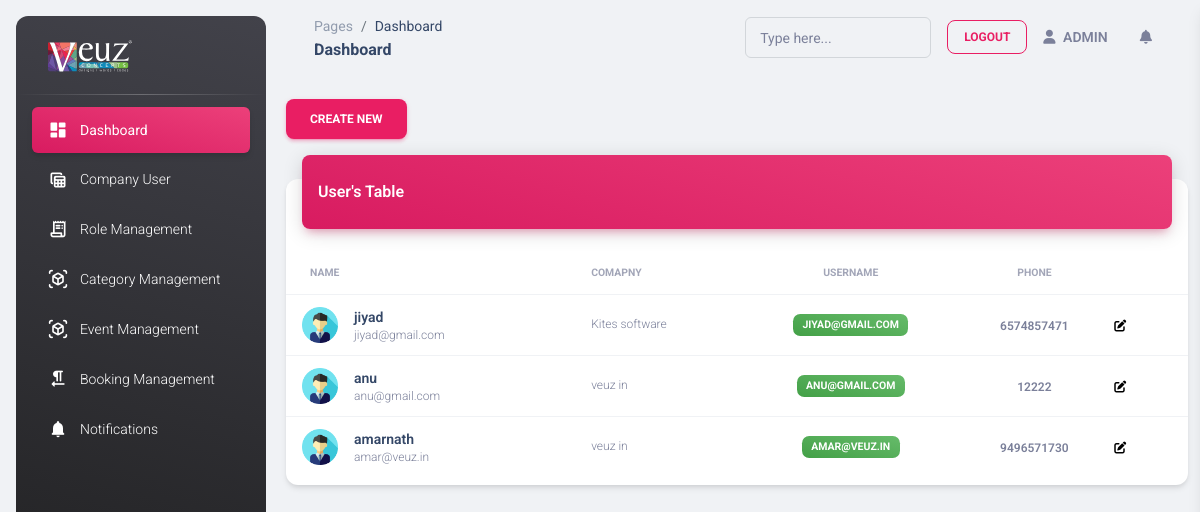
The app's page /company_user (signed in), older data.
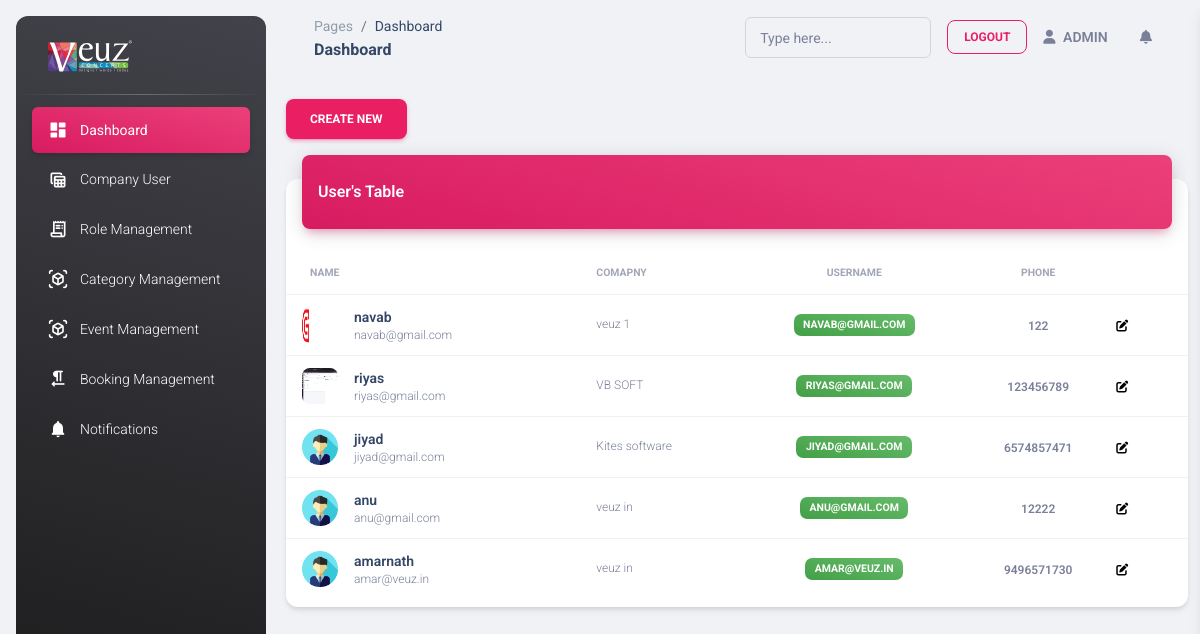
The same page, newer data.
### myapp/models.py (models this page shows)
class common(models.Model):  # COMM0N
    dt = models.DateField(auto_now=True)
    tm = models.TimeField(auto_now=True)
    updated = models.DateTimeField(default=timezone.now)
    status = models.CharField(max_length=255, null=True)
    created_by = models.ForeignKey(User,on_delete=models.CASCADE,related_name="%(app_label)s_%(class)s_ownership", null=True)
    class Meta:
        abstract = True

class company_User(common):
    auth_user = models.ForeignKey(User,on_delete=models.CASCADE,related_name="auth_user_login_id", null=True)
    company_name = models.CharField(max_length=25,null=True)
    company_id = models.ForeignKey(company_Master,related_name='company_user_company_master_id',null=True,on_delete=models.CASCADE)
    name = models.CharField(max_length=25,null=True)
    username = models.CharField(max_length=25,null=True)
    email = models.CharField(max_length=25,null=True)
    password_option = models.CharField(max_length=25,choices=password_type,null=True)
    phone = models.CharField(max_length=25,null=True)
    photo = models.FileField(upload_to='company_user_photo',null=True)
    user_type = models.CharField(max_length=25,choices=user_Type,default="company_admin")

### myapp/views.py (the view)
# urls.py: path('company_user',views.company_user,name='company_user'),
def company_user(request):
    auth_user = User.objects.get(id=request.user.id)
    if auth_user.is_superuser == True:
        data = company_User.objects.all().order_by('-id')
    else:
        user_data = company_User.objects.get(auth_user=request.user)
        data = company_User.objects.filter(company_id_id=user_data.company_id.id,user_type="company_staff")
    context = {
        'data':data
    }
    return render(request,'company_user.html',context)

### myapp/templatetags/nav.py (called while the page is built)
@register.filter(name='get_nav_name')
def get_nav_name(value,args):
    data = User.objects.get(id=value.id)
    return data.is_superuser

### myapp/templates/company_user.html
{% extends 'base.html' %}
{% load static %}
{% block content %}
<a href="{% url 'create_company_user' %}">
    <button type="button" class="btn btn-primary" data-toggle="modal" data-target="#exampleModal">
        Create New
      </button>
</a>
<div class="row">
    <div class="col-12">
      <div class="card my-4">
        <div class="card-header p-0 position-relative mt-n4 mx-3 z-index-2">
          <div class="bg-gradient-primary shadow-primary border-radius-lg pt-4 pb-3">
            <h6 class="text-white text-capitalize ps-3">User's table</h6>
          </div>
        </div>
        <div class="card-body px-0 pb-2">
          <div class="table-responsive p-0">
            <table class="table align-items-center mb-0">
              <thead>
                <tr>
                  <th class="text-uppercase text-secondary text-xxs font-weight-bolder opacity-7">Name</th>
                  <th class="text-uppercase text-secondary text-xxs font-weight-bolder opacity-7 ps-2">Comapny</th>
                  <th class="text-center text-uppercase text-secondary text-xxs font-weight-bolder opacity-7">Username</th>
                  <th class="text-center text-uppercase text-secondary text-xxs font-weight-bolder opacity-7">Phone</th>
                  <th class="text-secondary opacity-7"></th>
                </tr>
              </thead>
              <tbody>
                {% for i in data %}
                <tr>
                  <td>
                    <div class="d-flex px-2 py-1">
                      <div>
                        <img src="../media/{{i.photo}}" class="avatar avatar-sm me-3 border-radius-lg" alt="user1">
                      </div>
                      <div class="d-flex flex-column justify-content-center">
                        <h6 class="mb-0 text-sm">{{i.name}}</h6>
                        <p class="text-xs text-secondary mb-0">{{i.email}}</p>
                      </div>
                    </div>
                  </td>
                  <td>
                    <p class="text-xs text-secondary mb-0">{{i.company_name}}</p>
                  </td>
                  <td class="align-middle text-center text-sm">
                    <span class="badge badge-sm bg-gradient-success">{{i.username}}</span>
                  </td>
                  <td class="align-middle text-center">
                    <span class="text-secondary text-xs font-weight-bold">{{i.phone}}</span>
                  </td>
                  <td class="align-middle">
                    <a href="{% url 'edit_user' pk=i.id %}" class="text-secondary font-weight-bold text-xs" data-toggle="tooltip" data-original-title="Edit user">
                      <i style="color: black;" class="fas fa-edit"></i>
                    </a>
                  </td>
                </tr>
                {% endfor %}
              </tbody>
            </table>
          </div>
        </div>
      </div>
    </div>
  </div>
{% endblock %}

### myapp/templates/base.html (shortened to what this page needs)
<!DOCTYPE html>
<html lang="en">
{% load static %}
{% load nav %}
<head>
  <link href="{% static 'assets/css/nucleo-icons.css' %}" rel="stylesheet" />
  <link href="{% static 'assets/css/nucleo-svg.css' %}" rel="stylesheet" />
  <link id="pagestyle" href="{% static 'assets/css/material-dashboard.css' %}" rel="stylesheet" />
</head>
<body class="g-sidenav-show  bg-gray-200">
  <aside class="sidenav navbar navbar-vertical navbar-expand-xs border-0 border-radius-xl my-3 fixed-start ms-3   bg-gradient-dark" id="sidenav-main">
    <div class="sidenav-header">
      <a class="navbar-brand m-0" href=" " target="_blank">
        <img src="{% static 'logo.svg' %}" class="navbar-brand-img h-100" alt="main_logo">
      </a>
    </div>
    <hr class="horizontal light mt-0 mb-2">
    <div class="collapse navbar-collapse  w-auto " id="sidenav-collapse-main">
      <ul class="navbar-nav">
        <li class="nav-item">
          <a class="nav-link text-white active bg-gradient-primary" href="{% url 'dashboard' %}">
            <div class="text-white text-center me-2 d-flex align-items-center justify-content-center">
              <i class="material-icons opacity-10">dashboard</i>
            </div>
            <span class="nav-link-text ms-1">Dashboard</span>
          </a>
        </li>
        <li class="nav-item">
          <a class="nav-link text-white " href="{% url 'company_user' %}">
            <div class="text-white text-center me-2 d-flex align-items-center justify-content-center">
              <i class="material-icons opacity-10">table_view</i>
            </div>
            {% if request.user|get_nav_name:"Ssss" %}
            <span class="nav-link-text ms-1">Company User</span>
            {% else %}
            <span class="nav-link-text ms-1">User Management</span>
            {% endif %}
          </a>
        </li>
        <li class="nav-item">
          <a class="nav-link text-white " href="{% url 'role_management' %}">
            <div class="text-white text-center me-2 d-flex align-items-center justify-content-center">
              <i class="material-icons opacity-10">receipt_long</i>
            </div>
            <span class="nav-link-text ms-1">Role Management</span>
          </a>
        </li>
        <li class="nav-item">
            <a class="nav-link text-white " href="{% url 'category' %}">
              <div class="text-white text-center me-2 d-flex align-items-center justify-content-center">
                <i class="material-icons opacity-10">view_in_ar</i>
              </div>
              <span class="nav-link-text ms-1">Category Management</span>
            </a>
          </li>
        <li class="nav-item">
          <a class="nav-link text-white " href="{% url 'event' %}">
            <div class="text-white text-center me-2 d-flex align-items-center justify-content-center">
              <i class="material-icons opacity-10">view_in_ar</i>
            </div>
            <span class="nav-link-text ms-1">Event Management</span>
          </a>
        </li>
        <li class="nav-item">
          <a class="nav-link text-white " href="../pages/rtl.html">
            <div class="text-white text-center me-2 d-flex align-items-center justify-content-center">
              <i class="material-icons opacity-10">format_textdirection_r_to_l</i>
            </div>
            <span class="nav-link-text ms-1">Booking Management</span>
          </a>
        </li>
        <li class="nav-item">
          <a class="nav-link text-white " href="../pages/notifications.html">
            <div class="text-white text-center me-2 d-flex align-items-center justify-content-center">
              <i class="material-icons opacity-10">notifications</i>
            </div>
            <span class="nav-link-text ms-1">Notifications</span>
          </a>
        </li>
      </ul>
    </div>
  </aside>
  <main class="main-content position-relative max-height-vh-100 h-100 border-radius-lg ">
    <nav class="navbar navbar-main navbar-expand-lg px-0 mx-4 shadow-none border-radius-xl" id="navbarBlur" data-scroll="true">
      <div class="container-fluid py-1 px-3">
        <nav aria-label="breadcrumb">
          <ol class="breadcrumb bg-transparent mb-0 pb-0 pt-1 px-0 me-sm-6 me-5">
            <li class="breadcrumb-item text-sm"><a class="opacity-5 text-dark" href="javascript:;">Pages</a></li>
            <li class="breadcrumb-item text-sm text-dark active" aria-current="page">Dashboard</li>
          </ol>
          <h6 class="font-weight-bolder mb-0">Dashboard</h6>
        </nav>
        <div class="collapse navbar-collapse mt-sm-0 mt-2 me-md-0 me-sm-4" id="navbar">
          <div class="ms-md-auto pe-md-3 d-flex align-items-center">
            <div class="input-group input-group-outline">
              <label class="form-label">Type here...</label>
              <input type="text" class="form-control">
            </div>
          </div>
          <ul class="navbar-nav  justify-content-end">
            <li class="nav-item d-flex align-items-center">
              <a class="btn btn-outline-primary btn-sm mb-0 me-3" href="{% url 'index' %}">LOGOUT</a>
            </li>
            <li class="nav-item d-flex align-items-center">
              <a href="../pages/sign-in.html" class="nav-link text-body font-weight-bold px-0">
                <i class="fa fa-user me-sm-1"></i>
                <span class="d-sm-inline d-none">ADMIN</span>
              </a>
            </li>
            <li class="nav-item px-3 d-flex align-items-center">
            </li>
            <li class="nav-item dropdown pe-2 d-flex align-items-center">
              <a href="javascript:;" class="nav-link text-body p-0" id="dropdownMenuButton" data-bs-toggle="dropdown" aria-expanded="false">
                <i class="fa fa-bell cursor-pointer"></i>
              </a>
            </li>
          </ul>
        </div>
      </div>
    </nav>
    <div class="container-fluid py-4">
        {% block content %}
        {% endblock %}
    </div>
  </main>
</body>
</html>

Row changes from the older to the newer data that the page shows:
added company_User: photo (picture), name "navab", email "navab@gmail.com", company_name "veuz 1", username "NAVAB@GMAIL.COM", phone "122"
added company_User: photo (picture), name "riyas", email "riyas@gmail.com", company_name "VB SOFT", username "RIYAS@GMAIL.COM", phone "123456789"
